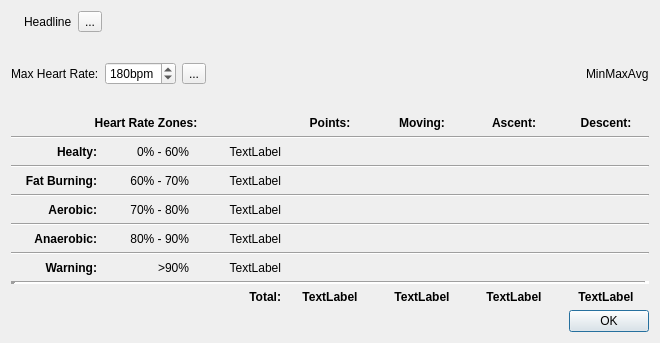
<?xml version="1.0" encoding="UTF-8"?>
<ui version="4.0">
 <class>IHeartRateZonesDialog</class>
 <widget class="QDialog" name="IHeartRateZonesDialog">
  <property name="geometry">
   <rect>
    <x>0</x>
    <y>0</y>
    <width>660</width>
    <height>343</height>
   </rect>
  </property>
  <property name="windowTitle">
   <string>Dialog</string>
  </property>
  <layout class="QVBoxLayout" name="verticalLayout">
   <item>
    <layout class="QHBoxLayout" name="horizontalLayout_2">
     <item>
      <widget class="QLabel" name="label_3">
       <property name="text">
        <string/>
       </property>
       <property name="pixmap">
        <pixmap resource="../../resources.qrc">:/icons/48x48/HeartRate.png</pixmap>
       </property>
      </widget>
     </item>
     <item>
      <widget class="QLabel" name="labelHeadline">
       <property name="text">
        <string>Headline</string>
       </property>
      </widget>
     </item>
     <item>
      <widget class="QToolButton" name="toolButtonHelp">
       <property name="text">
        <string>...</string>
       </property>
       <property name="icon">
        <iconset resource="../../resources.qrc">
         <normaloff>:/icons/32x32/Help.png</normaloff>:/icons/32x32/Help.png</iconset>
       </property>
      </widget>
     </item>
     <item>
      <spacer name="horizontalSpacer_2">
       <property name="orientation">
        <enum>Qt::Horizontal</enum>
       </property>
       <property name="sizeHint" stdset="0">
        <size>
         <width>40</width>
         <height>20</height>
        </size>
       </property>
      </spacer>
     </item>
    </layout>
   </item>
   <item>
    <layout class="QVBoxLayout" name="verticalLayout_2">
     <item>
      <layout class="QHBoxLayout" name="horizontalLayout">
       <item>
        <widget class="QLabel" name="labelMaxHeartRate">
         <property name="text">
          <string>Max Heart Rate:</string>
         </property>
        </widget>
       </item>
       <item>
        <widget class="QSpinBox" name="spinMaxHeartRate">
         <property name="suffix">
          <string>bpm</string>
         </property>
         <property name="maximum">
          <number>250</number>
         </property>
         <property name="value">
          <number>180</number>
         </property>
        </widget>
       </item>
       <item>
        <widget class="QToolButton" name="toolButtonApply">
         <property name="text">
          <string>...</string>
         </property>
         <property name="icon">
          <iconset resource="../../resources.qrc">
           <normaloff>:/icons/32x32/Apply.png</normaloff>:/icons/32x32/Apply.png</iconset>
         </property>
        </widget>
       </item>
       <item>
        <spacer name="horizontalSpacer">
         <property name="orientation">
          <enum>Qt::Horizontal</enum>
         </property>
         <property name="sizeHint" stdset="0">
          <size>
           <width>40</width>
           <height>20</height>
          </size>
         </property>
        </spacer>
       </item>
       <item>
        <widget class="QLabel" name="labelMinMaxAvg">
         <property name="text">
          <string>MinMaxAvg</string>
         </property>
        </widget>
       </item>
      </layout>
     </item>
     <item>
      <layout class="QGridLayout" name="gridLayout">
       <item row="12" column="4">
        <widget class="QLabel" name="label_6">
         <property name="font">
          <font>
           <weight>75</weight>
           <bold>true</bold>
          </font>
         </property>
         <property name="lineWidth">
          <number>-3</number>
         </property>
         <property name="text">
          <string>TextLabel</string>
         </property>
         <property name="alignment">
          <set>Qt::AlignCenter</set>
         </property>
        </widget>
       </item>
       <item row="12" column="5">
        <widget class="QLabel" name="label_7">
         <property name="font">
          <font>
           <weight>75</weight>
           <bold>true</bold>
          </font>
         </property>
         <property name="lineWidth">
          <number>-3</number>
         </property>
         <property name="text">
          <string>TextLabel</string>
         </property>
         <property name="alignment">
          <set>Qt::AlignCenter</set>
         </property>
        </widget>
       </item>
       <item row="7" column="0" colspan="7">
        <widget class="Line" name="line_7">
         <property name="orientation">
          <enum>Qt::Horizontal</enum>
         </property>
        </widget>
       </item>
       <item row="8" column="0">
        <widget class="QLabel" name="labelR4Name">
         <property name="font">
          <font>
           <weight>75</weight>
           <bold>true</bold>
          </font>
         </property>
         <property name="text">
          <string>Anaerobic:</string>
         </property>
         <property name="alignment">
          <set>Qt::AlignRight|Qt::AlignTrailing|Qt::AlignVCenter</set>
         </property>
        </widget>
       </item>
       <item row="6" column="0">
        <widget class="QLabel" name="labelR2Name">
         <property name="font">
          <font>
           <weight>75</weight>
           <bold>true</bold>
          </font>
         </property>
         <property name="text">
          <string>Aerobic:</string>
         </property>
         <property name="alignment">
          <set>Qt::AlignRight|Qt::AlignTrailing|Qt::AlignVCenter</set>
         </property>
        </widget>
       </item>
       <item row="0" column="3">
        <widget class="QLabel" name="labelC1Header">
         <property name="font">
          <font>
           <weight>75</weight>
           <bold>true</bold>
          </font>
         </property>
         <property name="text">
          <string>Points:</string>
         </property>
         <property name="alignment">
          <set>Qt::AlignCenter</set>
         </property>
        </widget>
       </item>
       <item row="4" column="0">
        <widget class="QLabel" name="labelR1Name">
         <property name="font">
          <font>
           <weight>75</weight>
           <bold>true</bold>
          </font>
         </property>
         <property name="text">
          <string>Fat Burning:</string>
         </property>
         <property name="alignment">
          <set>Qt::AlignRight|Qt::AlignTrailing|Qt::AlignVCenter</set>
         </property>
        </widget>
       </item>
       <item row="2" column="0">
        <widget class="QLabel" name="labelR0Name">
         <property name="font">
          <font>
           <weight>75</weight>
           <bold>true</bold>
          </font>
         </property>
         <property name="text">
          <string>Healty:</string>
         </property>
         <property name="alignment">
          <set>Qt::AlignRight|Qt::AlignTrailing|Qt::AlignVCenter</set>
         </property>
        </widget>
       </item>
       <item row="0" column="6">
        <widget class="QLabel" name="labelC3Header">
         <property name="font">
          <font>
           <weight>75</weight>
           <bold>true</bold>
          </font>
         </property>
         <property name="text">
          <string>Descent:</string>
         </property>
         <property name="alignment">
          <set>Qt::AlignCenter</set>
         </property>
        </widget>
       </item>
       <item row="0" column="0" colspan="3">
        <widget class="QLabel" name="labelC0Header">
         <property name="font">
          <font>
           <weight>75</weight>
           <bold>true</bold>
          </font>
         </property>
         <property name="text">
          <string>Heart Rate Zones:</string>
         </property>
         <property name="alignment">
          <set>Qt::AlignCenter</set>
         </property>
        </widget>
       </item>
       <item row="10" column="0">
        <widget class="QLabel" name="labelR5Name">
         <property name="font">
          <font>
           <weight>75</weight>
           <bold>true</bold>
          </font>
         </property>
         <property name="text">
          <string>Warning:</string>
         </property>
         <property name="alignment">
          <set>Qt::AlignRight|Qt::AlignTrailing|Qt::AlignVCenter</set>
         </property>
        </widget>
       </item>
       <item row="0" column="5">
        <widget class="QLabel" name="labelC2Header">
         <property name="font">
          <font>
           <weight>75</weight>
           <bold>true</bold>
          </font>
         </property>
         <property name="text">
          <string>Ascent:</string>
         </property>
         <property name="alignment">
          <set>Qt::AlignCenter</set>
         </property>
        </widget>
       </item>
       <item row="10" column="2">
        <widget class="QLabel" name="labelR5Bpm">
         <property name="text">
          <string>TextLabel</string>
         </property>
         <property name="alignment">
          <set>Qt::AlignRight|Qt::AlignTrailing|Qt::AlignVCenter</set>
         </property>
        </widget>
       </item>
       <item row="3" column="0" colspan="7">
        <widget class="Line" name="line_2">
         <property name="orientation">
          <enum>Qt::Horizontal</enum>
         </property>
        </widget>
       </item>
       <item row="2" column="2">
        <widget class="QLabel" name="labelR0Bpm">
         <property name="text">
          <string>TextLabel</string>
         </property>
         <property name="alignment">
          <set>Qt::AlignRight|Qt::AlignTrailing|Qt::AlignVCenter</set>
         </property>
        </widget>
       </item>
       <item row="5" column="0" colspan="7">
        <widget class="Line" name="line_3">
         <property name="orientation">
          <enum>Qt::Horizontal</enum>
         </property>
        </widget>
       </item>
       <item row="6" column="2">
        <widget class="QLabel" name="labelR2Bpm">
         <property name="text">
          <string>TextLabel</string>
         </property>
         <property name="alignment">
          <set>Qt::AlignRight|Qt::AlignTrailing|Qt::AlignVCenter</set>
         </property>
        </widget>
       </item>
       <item row="8" column="2">
        <widget class="QLabel" name="labelR4Bpm">
         <property name="text">
          <string>TextLabel</string>
         </property>
         <property name="alignment">
          <set>Qt::AlignRight|Qt::AlignTrailing|Qt::AlignVCenter</set>
         </property>
        </widget>
       </item>
       <item row="1" column="0" colspan="7">
        <widget class="Line" name="line">
         <property name="orientation">
          <enum>Qt::Horizontal</enum>
         </property>
        </widget>
       </item>
       <item row="4" column="2">
        <widget class="QLabel" name="labelR1Bpm">
         <property name="text">
          <string>TextLabel</string>
         </property>
         <property name="alignment">
          <set>Qt::AlignRight|Qt::AlignTrailing|Qt::AlignVCenter</set>
         </property>
        </widget>
       </item>
       <item row="9" column="0" colspan="7">
        <widget class="Line" name="line_8">
         <property name="orientation">
          <enum>Qt::Horizontal</enum>
         </property>
        </widget>
       </item>
       <item row="0" column="4">
        <widget class="QLabel" name="label_4">
         <property name="font">
          <font>
           <weight>75</weight>
           <bold>true</bold>
          </font>
         </property>
         <property name="text">
          <string>Moving:</string>
         </property>
         <property name="alignment">
          <set>Qt::AlignCenter</set>
         </property>
        </widget>
       </item>
       <item row="6" column="1">
        <widget class="QLabel" name="label">
         <property name="text">
          <string>70% - 80%</string>
         </property>
         <property name="alignment">
          <set>Qt::AlignRight|Qt::AlignTrailing|Qt::AlignVCenter</set>
         </property>
        </widget>
       </item>
       <item row="12" column="6">
        <widget class="QLabel" name="label_8">
         <property name="font">
          <font>
           <weight>75</weight>
           <bold>true</bold>
          </font>
         </property>
         <property name="lineWidth">
          <number>-3</number>
         </property>
         <property name="text">
          <string>TextLabel</string>
         </property>
         <property name="alignment">
          <set>Qt::AlignCenter</set>
         </property>
        </widget>
       </item>
       <item row="12" column="3">
        <widget class="QLabel" name="label_5">
         <property name="font">
          <font>
           <weight>75</weight>
           <bold>true</bold>
          </font>
         </property>
         <property name="lineWidth">
          <number>-3</number>
         </property>
         <property name="text">
          <string>TextLabel</string>
         </property>
         <property name="alignment">
          <set>Qt::AlignCenter</set>
         </property>
        </widget>
       </item>
       <item row="11" column="0" colspan="7">
        <widget class="Line" name="line_4">
         <property name="lineWidth">
          <number>5</number>
         </property>
         <property name="orientation">
          <enum>Qt::Horizontal</enum>
         </property>
        </widget>
       </item>
       <item row="12" column="2">
        <widget class="QLabel" name="label_2">
         <property name="font">
          <font>
           <weight>75</weight>
           <bold>true</bold>
          </font>
         </property>
         <property name="text">
          <string>Total:</string>
         </property>
         <property name="alignment">
          <set>Qt::AlignRight|Qt::AlignTrailing|Qt::AlignVCenter</set>
         </property>
        </widget>
       </item>
       <item row="2" column="1">
        <widget class="QLabel" name="label_9">
         <property name="text">
          <string>0% - 60%</string>
         </property>
         <property name="alignment">
          <set>Qt::AlignRight|Qt::AlignTrailing|Qt::AlignVCenter</set>
         </property>
        </widget>
       </item>
       <item row="4" column="1">
        <widget class="QLabel" name="label_10">
         <property name="text">
          <string>60% - 70%</string>
         </property>
         <property name="alignment">
          <set>Qt::AlignRight|Qt::AlignTrailing|Qt::AlignVCenter</set>
         </property>
        </widget>
       </item>
       <item row="8" column="1">
        <widget class="QLabel" name="label_12">
         <property name="text">
          <string>80% - 90%</string>
         </property>
         <property name="alignment">
          <set>Qt::AlignRight|Qt::AlignTrailing|Qt::AlignVCenter</set>
         </property>
        </widget>
       </item>
       <item row="10" column="1">
        <widget class="QLabel" name="label_14">
         <property name="text">
          <string>&gt;90%</string>
         </property>
         <property name="alignment">
          <set>Qt::AlignRight|Qt::AlignTrailing|Qt::AlignVCenter</set>
         </property>
        </widget>
       </item>
      </layout>
     </item>
    </layout>
   </item>
   <item>
    <widget class="QDialogButtonBox" name="buttonBox">
     <property name="sizePolicy">
      <sizepolicy hsizetype="Expanding" vsizetype="Fixed">
       <horstretch>0</horstretch>
       <verstretch>0</verstretch>
      </sizepolicy>
     </property>
     <property name="standardButtons">
      <set>QDialogButtonBox::Ok</set>
     </property>
    </widget>
   </item>
  </layout>
 </widget>
 <tabstops>
  <tabstop>toolButtonHelp</tabstop>
  <tabstop>spinMaxHeartRate</tabstop>
  <tabstop>toolButtonApply</tabstop>
 </tabstops>
 <resources>
  <include location="../../resources.qrc"/>
 </resources>
 <connections>
  <connection>
   <sender>buttonBox</sender>
   <signal>accepted()</signal>
   <receiver>IHeartRateZonesDialog</receiver>
   <slot>accept()</slot>
   <hints>
    <hint type="sourcelabel">
     <x>436</x>
     <y>271</y>
    </hint>
    <hint type="destinationlabel">
     <x>436</x>
     <y>146</y>
    </hint>
   </hints>
  </connection>
 </connections>
</ui>
